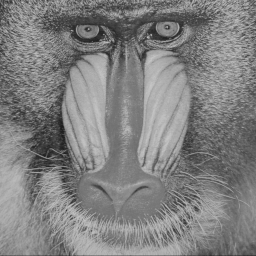
#> input picture Taller_3/images/baboon.png, 256 x 256 px, found by its file name
$ jupyter execute --allow-errors Taller2.ipynb
#> lines starting #> are read from the running program, lines starting #| are printed output that depends on the picture; after the words box and inside, x2 and y2 are one past the last pixel; in counts of white or black regions, pixels touching at a corner belong together
# Taller 2: operaciones de transformación del histograma

### Sebastián Palma

### David Tobón Molina

[cell 1]
import matplotlib.pyplot as plt
import numpy as np
import cv2

from skimage import exposure

[cell 2]
def get_histogram(img):
    return cv2.calcHist([img],[0],None,[256],[0,256])

# 1. Calibración del histograma

[cell 3]
quito_img = cv2.imread('images/QUITO.png', cv2.IMREAD_GRAYSCALE)

#> (the rest of this cell did not finish here and is left out)

### 1.3. Visualice el histograma de la imagen. Describa su forma. ¿Cuáles son los niveles de gris mínimo y máximo?.

[cell 4]
quito_hist = get_histogram(quito_img)
#> quito_hist = 256 values from 0 to 0
plt.plot(quito_hist)
plt.show()

[cell 5]
print(np.min(quito_img), np.max(quito_img))
#| None None

El histograma tiene su mayor densidad en un gran pico alrededor de los niveles de intensidad entre 40 y 100, donde el pico obtiene su máximo valor (mayor números de píxeles) para el nivel de intensidad de grises de 60. Las demás áreas del histograma son planas.

Al observar el histograma parece que el nivel de gris mínimo es 40 y el máximo es de 130. Aunque, usando las funciones de numpy, se obtiene que el valor de intensidad mínimo es 35 y el máximo es 166, pero al tener pocos píxeles con dado nivel de intensidad, esto no es observable en el histograma con su zoom actual.

### 1.4 Efectúe una expansión del contraste, visualice la imagen resultado y el histograma correspondiente. ¿En qué consiste la mejora de la imagen?

[cell 6]
A, B = 35, 166
C, D = 0, 255
#> (the rest of this cell did not finish here and is left out)

[cell 7]
plt.figure(figsize=(10,5))

plt.subplot(2,2,1)
#> (the rest of this cell did not finish here and is left out)

La mejora de la imagen consiste en expandir el rango dinámico de la imagen, es decir, aumentar el contraste. Esto se logra al mapear los valores de intensidad de la imagen original (que van de 35 a 166) a un nuevo rango (de 0 a 255). Como resultado, los detalles que antes eran difíciles de distinguir debido a la falta de contraste ahora son más visibles, lo que mejora la calidad visual de la imagen.

### 1.5 También es posible efectuar una expansión del contraste entre dos valores particulares. Se trata de una transformación lineal del histograma, que permite especificar 2 niveles de gris que deben ser respectivamente llevados a 0 y 255. Esta transformación se llama calibración del histograma.

[cell 8]
A, B = 50, 100
D, C = 0, 255
#> (the rest of this cell did not finish here and is left out)

[cell 9]
plt.figure(figsize=(10,5))

plt.subplot(2,2,1)
#> (the rest of this cell did not finish here and is left out)

Esta transformación busca expandir el nivel de detalle que se encuentra en los tonos de grises entre 50 y 100 (A y B), lo que hace que los detalles que se encuentran en ese rango de intensidad sean más visibles. Sin embargo, al expandir el contraste entre esos niveles de gris, se pierde información en los niveles de intensidad por debajo de 50 y por encima de 100, lo que puede resultar en una pérdida de detalles en esas áreas y la saturación de los tonos extremos. Por lo tanto, aunque se mejora la visibilidad de los detalles entre 50 y 100, se sacrifica la información en los extremos del rango de intensidad.

### Efectúe 3 calibraciones diferentes del histograma sobre la imagen original, entre los valores 50-100, 40-120 y 35-166. Visualice los resultados.

[cell 10]
a_b_list = [(50, 100), (40,120), (35,166)]
C, D = 0, 255

hist_list = []
rescaled_ims = []
#> (the rest of this cell did not finish here and is left out)

[cell 11]
plt.figure(figsize=(18, 6))

plt.subplot(2, 4, 1)
#> (the rest of this cell did not finish here and is left out)

### ¿Cuál es la diferencia entre estas imágenes? ¿Cuál presenta el mejor contraste? ¿Cuál permite ver mejor los detalles? ¿Por qué la calibración entre 35 y 166 da el mismo resultado que la expansión del contraste efectuada en el punto 4? ¿Conclusión?

La diferencia entre las imágenes radica en el rango de niveles de gris que se han expandido. Para un determinado rango, mayor es el contraste en las áreas específicas donde predominaban esas intensidades. Adicionalmente, al tomar un rango de calibración menor, la transformación es más agresiva, provocando que una mayor parte de la imagen se sature, lo que puede resultar en una pérdida de detalles en las áreas fuera del rango seleccionado. Por ejemplo en la calibración de tonos de grises entre 50 y 100, todos los píxeles con niveles de intensidad por debajo de 50 se vuelven completamente negros (0), y los píxeles por encima de 100 se vuelven blancos (255). La calibración 40-120 es un punto intermediom y la de 35-166 es la más conservadora, donde no se satura ningún píxel porque el rango de los niveles de gris de la imagen original era [35, 166].

La imagen de mayor contraste es la resultante de la calibración de los niveles de gris entre 50-100, la cual tiene la máxima diferencia de intensidad entre las áreas más claras y oscuras. La imagen de calibración 40-120 también tiene un alto contraste pero la transformación se observa menos agresiva ya que hay una menor cantidad de zonas que presentan la máxima diferencia.

Simplemente observando las imágenes, la resultante de la calibración entre para niveles de intensidad de grieses entre 40-120 (calibración intermedia) es la que permite ver mejor los detalles, ya que no se aumenta el rango dinámico de la imagen mientras que se logra un baja saturación. Visualmente se nota un trazado de las manzanas más definido, al igual que los bordes de las estructuras de mayor y mediano tamaño.

La calibración entre 35 y 166 da el mismo resultado que la expansión de contraste global porque 35 y 166 son los valores mínimo ($I_{min}$) y máximo ($I_{max}$) reales de la imagen original. En el punto *4* se utilizaron estos mismos valores para expandir el rango dinámico de la imagen, lo que resultó en una transformación que mapeó el valor mínimo a 0 y el valor máximo a 255, sin saturar ningún píxel. Por lo tanto, ambas transformaciones producen el mismo resultado porque están utilizando los mismos valores de intensidad para realizar la expansión del contraste.

La expansión de contraste (Punto 4) es una técnica de mejora global que optimiza la imagen sin perder información, aprovechando todo el rango dinámico disponible (0-255). Por el contrario, la calibración selectiva es una herramienta de análisis específico. Sacrifica información en los extremos (zonas oscuras y luminosas) para aumentar artificialmente el contraste en un rango de interés, lo que facilita la detección de patrones que de otro modo serían muy tenues para el ojo humano.

# 2. Ecualización del histograma

[cell 12]
quito_img = cv2.imread('images/QUITO.png', cv2.IMREAD_GRAYSCALE)

#> (the rest of this cell did not finish here and is left out)

[cell 13]
quito_hist = get_histogram(quito_img)
plt.plot(quito_hist)
plt.show()

### 2.4 Efectúe una ecualización del histograma, visualice la imagen resultado y su histograma. En este caso particular, ¿a qué se debe la discontinuidad del histograma ecualizado?

[cell 14]
quito_equ = cv2.equalizeHist(quito_img)
quito_equ_hist = get_histogram(quito_equ)
#> quito_equ_hist = 256 values from 0 to 0

plt.figure(figsize=(10,5))
plt.subplot(1,2,1)
#> (the rest of this cell did not finish here and is left out)

La discontinuidad se debe a que la ecualización del histograma redistribuye los niveles de intensidad de la imagen original para lograr una distribución más uniforme. Dado a que el histograma es discreto, y los valores de intensidad de la imagen original se encuentran en un rango específico y estrecho, la ecualización redistribuye las intensidades de los píxeles existente, cambia el valor de la intensidad pero no su frecuencia, por lo que no se crean frecuencias de intensidades nuevas, sino que se redistribuyen las frecuencias existentes. Esto puede resultar en una distribución de intensidades que no es completamente uniforme, lo que se refleja en la discontinuidad del histograma ecualizado. El número de barras del histograma no aumento, solo se redistribuye.

### 2.5 Efectúe una segunda vez esta operación. Es decir, aplique una ecualización del histograma a la imagen resultado del punto anterior. ¿Qué pasa? ¿Por qué?

[cell 15]
quito_equ2 = cv2.equalizeHist(quito_equ)
quito_equ2_hist = get_histogram(quito_equ2)
#> quito_equ2_hist = 256 values from 0 to 0

plt.figure(figsize=(10,5))
plt.subplot(1,2,1)
#> (the rest of this cell did not finish here and is left out)

No se notan que hayan cambios en la imagen o en el histograma, esto se debe a que la ecualización previo ya redistribuyó los niveles de intensidad de la imagen para lograr una distribución lo más uniforme posible, una vez que los niveles de gris han sido redistribuidos de la forma más uniforme que permiten los datos discretos de la imagen, la función de transferencia se vuelve aproximadamente lineal, haciendo que una segunda o tercera ecualización no tengan un efecto significativo en el histograma, volviendosa casi una operación idempotente.

### 2.6. Repita las operaciones 1 a 4 con la imagen baboon.png. ¿Cómo es el resultado de esta transformación comparado con la ecualización de la imagen precedente (quito.png)? ¿Por qué?

[cell 16]
baboon_img = cv2.imread('images/baboon.png', cv2.IMREAD_GRAYSCALE)
#> baboon_img is the input picture: shape (256, 256); min 27, max 198, mean 128.7

plt.imshow(baboon_img, cmap='gray', vmin=0, vmax=255)
plt.axis('off')
plt.show()

[cell 17]
baboon_hist = get_histogram(baboon_img)
#> baboon_hist = 256 values, max 907 at index 121, min 0 at index 0, mean 256
plt.plot(baboon_hist)
plt.show()
#> figure, not shown here; curve peaks at x = 121, y = 907

[cell 18]
baboon_equ = cv2.equalizeHist(baboon_img)
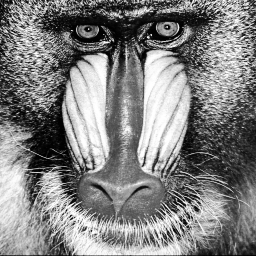
#> baboon_equ: shape (256, 256); min 0, max 255, mean 128.6
baboon_equ_hist = get_histogram(baboon_equ)
#> baboon_equ_hist = 256 values, max 907 at index 102, min 0 at index 27, mean 256

plt.figure(figsize=(10,5))
plt.subplot(1,2,1)
plt.imshow(baboon_equ, cmap='gray', vmin=0, vmax=255)
plt.axis('off')

plt.subplot(1,2,2)
plt.plot(baboon_equ_hist)
plt.show()
#> figure, not shown here; panel 2: curve peaks at x = 102, y = 907

La composición de la imagen de *baboon.png* es inicialmente diferente a la de *quito.png*, pues al ver su histograma se observa un contraste inicial mayor y una distribución de niveles de intensidad de gris más amplia: de 30 a 200 en comparación de 40 a 120. Como la imagen de *quito.png* tiene un contraste muy bajo y un histograma más agrupado, la ecualización genera un cambio visual más significativo y una redistribución más notoria de los niveles de intensidad.

El histograma de *baboon.png* ecualizado muestra una distribución sin tanta discontinuidad como el de *quito.png*. Al haber más niveles de gris presentes en la imagen original, la ecualización puede distribuir los niveles de intensidad de manera más uniforme sin crear tantas brechas en el histograma resultante, aunque sigue habiendo cierta discontinuidad debido a la naturaleza discreta de los datos.

# 3. Comparación entre diferentes transformaciones del histograma

# 4. Umbralización simple

[cell 19]
muscle_imagen = cv2.imread("images/MUSCLE.png", cv2.IMREAD_GRAYSCALE)
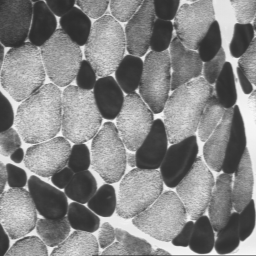
#> input picture Taller_2/images/MUSCLE.png, 256 x 256 px
#> muscle_imagen is the input picture: shape (256, 256); min 44, max 249, mean 133.1
plt.imshow(muscle_imagen, cmap='gray')
plt.show()

### 4.3 Visualice su histograma y escoja un valor S de nivel de gris que permita separar aproximadamente las fibras oscuras del resto de la imagen. ¿Cuál es este valor?

[cell 20]
hist = cv2.calcHist([muscle_imagen],[0],None,[256],[0,256])
#> hist = 256 values, max 1174 at index 57, min 0 at index 0, mean 256
plt.plot(hist)
plt.show()
#> figure, not shown here; curve peaks at x = 57, y = 1174

Observando el histograma, podemos escoger un valor de $ S = 50 $, ya que las fibras oscuras aparecen en las regiones oscuras.

### 4.4 Efectúe una calibración del histograma entre los valores S y S+1 de la imagen. Visualice la imagen resultado y su histograma. ¿Cuál es su conclusión?

[cell 21]
A, B = 50, 80
D, C = 0, 255
rescaled_img = exposure.rescale_intensity(muscle_imagen, in_range=(A,B), out_range=(C,D)).astype(np.uint8)
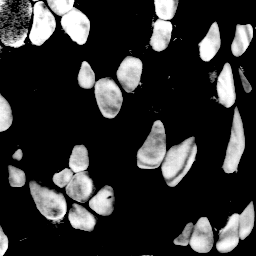
#> rescaled_img: shape (256, 256); min 0, max 255, mean 49
hist = cv2.calcHist([rescaled_img],[0],None,[256],[0,256])
#> hist = 256 values, max 47391 at index 0, min 0 at index 1, mean 256

plt.figure(figsize=(12,4))
plt.subplot(131); plt.imshow(muscle_imagen, cmap='gray'); plt.title('Original')
plt.subplot(132); plt.imshow(rescaled_img, cmap='gray'); plt.title('Calibrada')
plt.subplot(133); plt.plot(hist); plt.title('Histograma calibrado')
plt.tight_layout()
plt.show()
#> figure, not shown here; panel 3: curve peaks at x = 0, y = 47391

Realizando la calibracion podemos observar como ha mejorado el contraste de las fibras oscuras del musculo, de tal manera se mejore su segmentacion.

### Repita la misma operación utilizando el módulo de umbralización simple, con el umbral S. ¿Conclusión?

[cell 22]
thres_value, thres_image = cv2.threshold(rescaled_img, 50, 255, cv2.THRESH_BINARY)
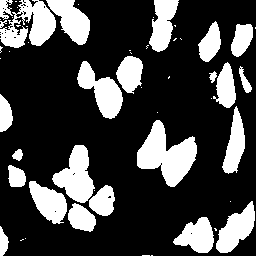
#> thres_image: shape (256, 256); 26.2% white; 54 white regions (30 under 20 px), largest, box (x1, y1, x2, y2) and area: (137, 120, 197, 187) 2126, (0, 0, 56, 48) 1545, (52, 145, 95, 203) 1389
hist = cv2.calcHist([thres_image],[0],None,[256],[0,256])
#> hist = 256 values, max 48343 at index 0, min 0 at index 1, mean 256

plt.figure(figsize=(12,4))
plt.subplot(131); plt.imshow(muscle_imagen, cmap='gray'); plt.title('Original')
plt.subplot(132); plt.imshow(thres_image, cmap='gray'); plt.title('Umbral simple S = 50')
plt.subplot(133); plt.plot(hist); plt.title('Histograma calibrado')
plt.tight_layout()
plt.show()
#> figure, not shown here; panel 3: curve peaks at x = 0, y = 48343

La usar la umbralizacion simple podemos observar como se segmenta mejor las fibras que en la calibrada original, esto se de debe a que el contraste expandido evita ruido bajo y resalta mejor los borden

### 4.6 ¿Qué resultado dan los métodos de umbralización automática (Otsu) basados sobre la varianza? ¿Cómo eligen estos métodos el umbral a aplicar? Visualice las imágenes resultado y sus histogramas.

# 5. Umbralización doble

[cell 23]
rondelle_imagen = cv2.imread("images/RONDELLE.png", cv2.IMREAD_GRAYSCALE)
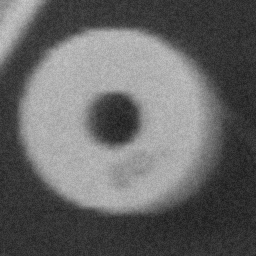
#> input picture Taller_2/images/RONDELLE.png, 256 x 256 px
#> rondelle_imagen is the input picture: shape (256, 256); min 25, max 203, mean 102.6
plt.imshow(rondelle_imagen, cmap='gray')
plt.show()

[cell 24]
hist = cv2.calcHist([rondelle_imagen],[0],None,[256],[0,256])
#> hist = 256 values, max 1541 at index 52, min 0 at index 0, mean 256
plt.plot(hist)
plt.show()
#> figure, not shown here; curve peaks at x = 52, y = 1541

[cell 25]
angio_imagen = cv2.imread("images/ANGIO.png", cv2.IMREAD_GRAYSCALE)
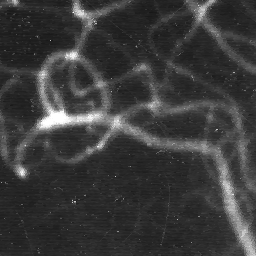
#> input picture Taller_2/images/ANGIO.png, 256 x 256 px
#> angio_imagen is the input picture: shape (256, 256); min 20, max 255, mean 58.9
plt.imshow(angio_imagen, cmap='gray')
plt.show()

[cell 26]
hist = cv2.calcHist([angio_imagen],[0],None,[256],[0,256])
#> hist = 256 values, max 3291 at index 39, min 0 at index 0, mean 256
plt.plot(hist)
plt.show()
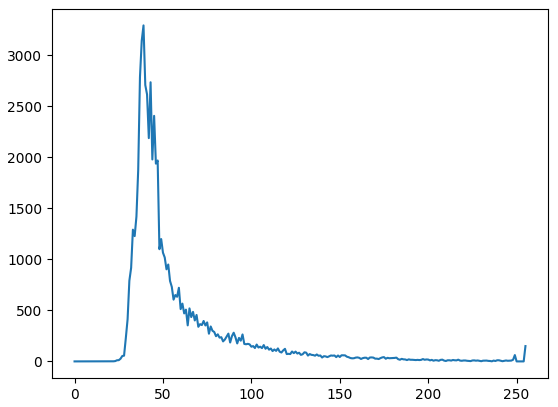
#> figure drawn by matplotlib, 1 panel; curve peaks at x = 39, y = 3291

[cell 27]
thres_bajo_rond = cv2.inRange(rondelle_imagen, 70, 140)
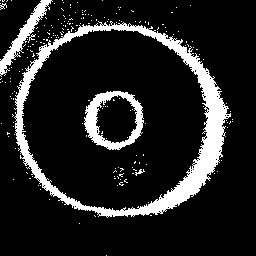
#> thres_bajo_rond: shape (256, 256); 13.7% white; 204 white regions (198 under 20 px), largest, box (x1, y1, x2, y2) and area: (14, 21, 231, 218) 6451, (84, 91, 144, 150) 1293, (0, 0, 53, 77) 819, (135, 169, 145, 176) 26, (0, 3, 7, 10) 21, (28, 34, 36, 43) 21
plt.figure(figsize=(12,4))
plt.subplot(131); plt.imshow(rondelle_imagen, cmap='gray'); plt.title('Original')
plt.subplot(132); plt.imshow(thres_bajo_rond, cmap='gray');
plt.subplot(133); plt.hist(thres_bajo_rond.ravel(), bins=2); plt.title('Histograma')
plt.show()

[cell 28]
thres_alto_angio = cv2.inRange(angio_imagen, 70, 140)
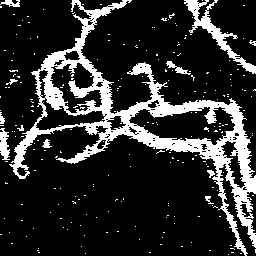
#> thres_alto_angio: shape (256, 256); 18% white; 235 white regions (223 under 20 px), largest, box (x1, y1, x2, y2) and area: (9, 0, 256, 256) 9741, (184, 0, 256, 74) 947, (0, 128, 10, 160) 215
plt.figure(figsize=(12,4))
plt.subplot(131); plt.imshow(angio_imagen, cmap='gray'); plt.title('Original')
plt.subplot(132); plt.imshow(thres_alto_angio, cmap='gray');
plt.subplot(133); plt.hist(thres_alto_angio.ravel(), bins=2); plt.title('Histograma')
plt.show()
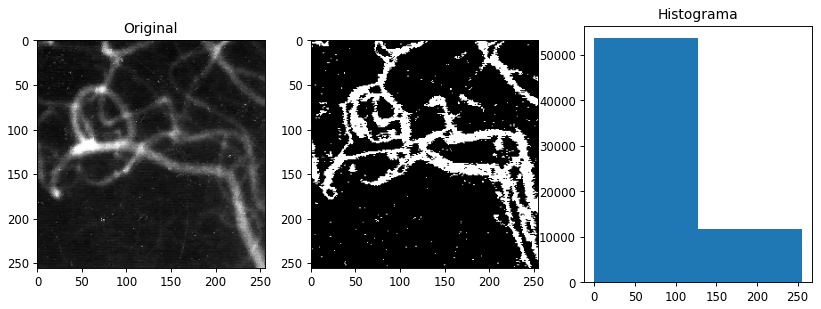
#> figure drawn by matplotlib, 3 panels
